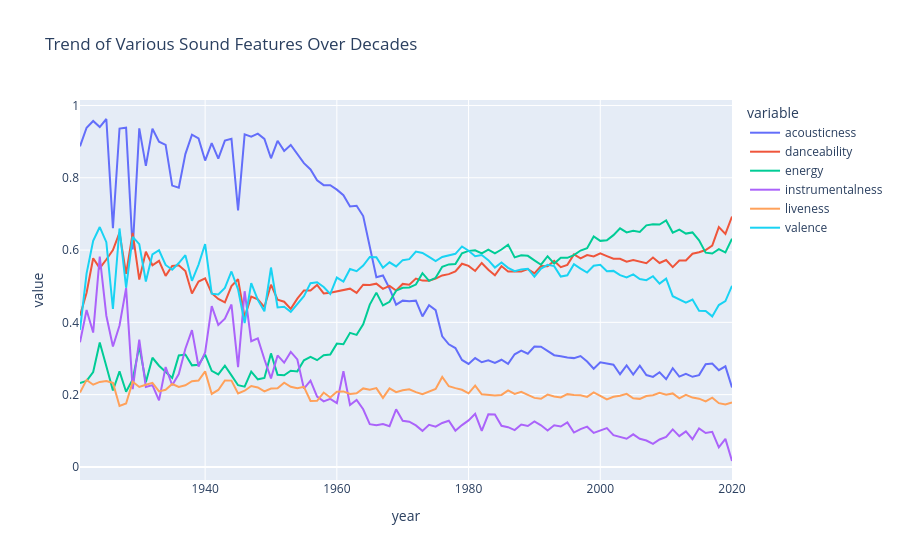
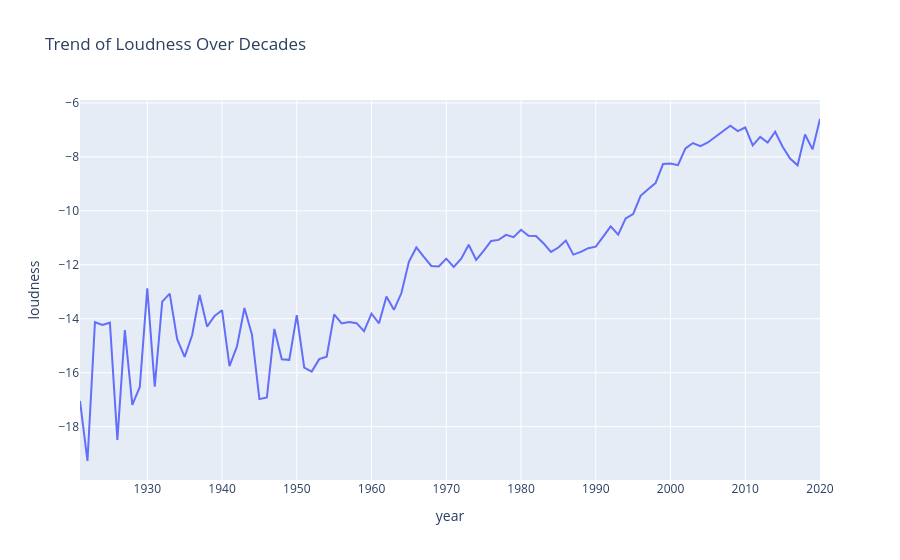
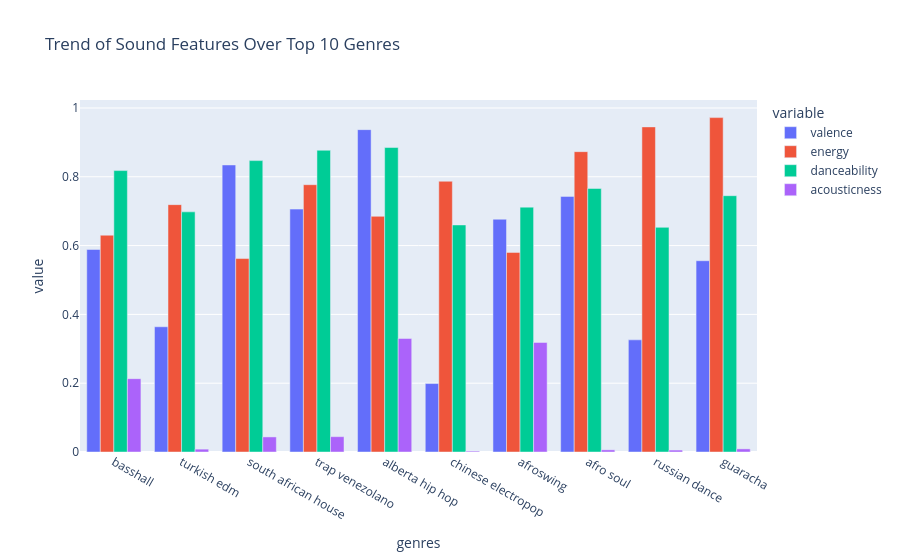

Notebook source saved alongside these figures, in order:
### Code cell
%matplotlib inline
import pandas as pd
import seaborn as sns
import matplotlib.pyplot as plt
import plotly.express as px
from wordcloud import WordCloud, STOPWORDS

# -------------------------
# Phase 1: Load & Prepare Data
# -------------------------

# Load datasets
data = pd.read_csv('data.csv')

genre_data = pd.read_csv('data_by_genres.csv')

year_data = pd.read_csv('data_by_year.csv')

artist_data = pd.read_csv('data_by_artist.csv')

# Display first 2 rows
print("Main Data:")
print(data.head(2))
print("\nGenre Data:")
print(genre_data.head(2))
print("\nYear Data:")
print(year_data.head(2))
print("\nArtist Data:")
print(artist_data.head(2))

# Display info
print("\nInfo for Main Data:")
print(data.info())
print("\nInfo for Genre Data:")
print(genre_data.info())

# Add a 'decade' column to the main dataset
data['decade'] = data['year'].apply(lambda x: f"{int(x)//10*10}s" if pd.notnull(x) else 'Unknown')

# -------------------------
# Phase 2: Visualizations
# -------------------------

# 1. Count plot: Tracks per decade
plt.figure(figsize=(10, 6))
sns.countplot(x='decade', data=data, order=sorted(data['decade'].unique()))
plt.title('Number of Tracks Released Per Decade')
plt.xlabel('Decade')
plt.ylabel('Number of Tracks')
plt.xticks(rotation=45)
plt.tight_layout()
plt.show()

# 2. Line plot: Trends of sound features over years
sound_features = ['acousticness', 'danceability', 'energy', 'instrumentalness', 'liveness', 'valence']
fig1 = px.line(year_data, x='year', y=sound_features, title='Trend of Various Sound Features Over Decades')
fig1.show()

# 3. Line plot: Loudness over years
fig2 = px.line(year_data, x='year', y='loudness', title='Trend of Loudness Over Decades')
fig2.show()

# 4. Top 10 genres by popularity (or count)
if 'popularity' in genre_data.columns:
    top10_genres = genre_data.groupby('genres').mean(numeric_only=True).sort_values(by='popularity', ascending=False).head(10).reset_index()
else:
    top10_genres = genre_data['genres'].value_counts().head(10).reset_index()
    top10_genres.columns = ['genres', 'count']

# If sound feature columns exist, plot them
sound_features_for_genres = ['valence', 'energy', 'danceability', 'acousticness']
if all(feature in genre_data.columns for feature in sound_features_for_genres):
    genre_agg = genre_data.groupby('genres')[sound_features_for_genres].mean().loc[top10_genres['genres']].reset_index()
    fig3 = px.bar(
        genre_agg,
        x='genres',
        y=sound_features_for_genres,
        barmode='group',
        title='Trend of Sound Features Over Top 10 Genres'
    )
    fig3.show()

# 5. Word cloud for genres
comment_words = ' '.join(genre_data['genres'].dropna().astype(str).tolist())
wordcloud_genres = WordCloud(
    width=800, height=800, background_color='white',
    stopwords=STOPWORDS, max_words=40, min_font_size=10
).generate(comment_words)

plt.figure(figsize=(8, 8))
plt.imshow(wordcloud_genres, interpolation='bilinear')
plt.axis('off')
plt.title('Word Cloud of Genres')
plt.show()

# 6. Word cloud for artists
comment_words_artists = ' '.join(artist_data['artists'].dropna().astype(str).tolist())
wordcloud_artists = WordCloud(
    width=800, height=800, background_color='white',
    stopwords=STOPWORDS, max_words=40, min_word_length=3, min_font_size=10
).generate(comment_words_artists)

plt.figure(figsize=(8, 8))
plt.imshow(wordcloud_artists, interpolation='bilinear')
plt.axis('off')
plt.title('Word Cloud of Artists')
plt.show()

# 7. Top 10 artists with most songs
top10_artists = artist_data['artists'].value_counts().head(10)
print("\nTop 10 Artists with Most Songs:")
print(top10_artists)

### Figure 1 — Plotly figure (JSON) as saved in the notebook; plotly's stock layout.template omitted (floating-point values rounded to 4 significant figures)
{"data": [{"hovertemplate": "variable=acousticness<br>year=%{x}<br>value=%{y}<extra></extra>", "legendgroup": "acousticness", "line": {"color": "#636efa", "dash": "solid"}, "marker": {"symbol": "circle"}, "mode": "lines", "name": "acousticness", "orientation": "v", "showlegend": true, "type": "scatter", "x": [1921, 1922, 1923, 1924, 1925, 1926, 1927, 1928, 1929, 1930, 1931, 1932, 1933, 1934, 1935, 1936, 1937, 1938, 1939, 1940, 1941, 1942, 1943, 1944, 1945, 1946, 1947, 1948, 1949, 1950, 1951, 1952, 1953, 1954, 1955, 1956, 1957, 1958, 1959, 1960, 1961, 1962, 1963, 1964, 1965, 1966, 1967, 1968, 1969, 1970, 1971, 1972, 1973, 1974, 1975, 1976, 1977, 1978, 1979, 1980, 1981, 1982, 1983, 1984, 1985, 1986, 1987, 1988, 1989, 1990, 1991, 1992, 1993, 1994, 1995, 1996, 1997, 1998, 1999, 2000, 2001, 2002, 2003, 2004, 2005, 2006, 2007, 2008, 2009, 2010, 2011, 2012, 2013, 2014, 2015, 2016, 2017, 2018, 2019, 2020], "xaxis": "x", "y": [0.8869, 0.9386, 0.9572, 0.9402, 0.9626, 0.6608, 0.9362, 0.9386, 0.6014, 0.9367, 0.833, 0.9358, 0.8999, 0.8911, 0.7784, 0.7723, 0.8654, 0.9193, 0.9087, 0.8476, 0.8957, 0.8529, 0.9028, 0.9077, 0.7097, 0.9199, 0.914, 0.9222, 0.9075, 0.8539, 0.9023, 0.8743, 0.8909, 0.865, 0.8406, 0.8231, 0.7928, 0.7796, 0.7794, 0.7672, 0.7519, 0.7206, 0.7227, 0.6941, 0.6099, 0.5248, 0.5296, 0.4938, 0.4488, 0.4601, 0.4583, 0.46, 0.4165, 0.4472, 0.4338, 0.3615, 0.3393, 0.329, 0.2959, 0.285, 0.3012, 0.2896, 0.2948, 0.2877, 0.2966, 0.2851, 0.3117, 0.322, 0.3134, 0.3329, 0.3328, 0.3208, 0.3091, 0.3062, 0.3025, 0.301, 0.3067, 0.2915, 0.2716, 0.2893, 0.2868, 0.2826, 0.2565, 0.2806, 0.2558, 0.28, 0.2541, 0.2492, 0.2619, 0.2427, 0.2732, 0.25, 0.2575, 0.2493, 0.254, 0.2842, 0.2861, 0.2676, 0.2783, 0.2199], "yaxis": "y"}, {"hovertemplate": "variable=danceability<br>year=%{x}<br>value=%{y}<extra></extra>", "legendgroup": "danceability", "line": {"color": "#EF553B", "dash": "solid"}, "marker": {"symbol": "circle"}, "mode": "lines", "name": "danceability", "orientation": "v", "showlegend": true, "type": "scatter", "x": [1921, 1922, 1923, 1924, 1925, 1926, 1927, 1928, 1929, 1930, 1931, 1932, 1933, 1934, 1935, 1936, 1937, 1938, 1939, 1940, 1941, 1942, 1943, 1944, 1945, 1946, 1947, 1948, 1949, 1950, 1951, 1952, 1953, 1954, 1955, 1956, 1957, 1958, 1959, 1960, 1961, 1962, 1963, 1964, 1965, 1966, 1967, 1968, 1969, 1970, 1971, 1972, 1973, 1974, 1975, 1976, 1977, 1978, 1979, 1980, 1981, 1982, 1983, 1984, 1985, 1986, 1987, 1988, 1989, 1990, 1991, 1992, 1993, 1994, 1995, 1996, 1997, 1998, 1999, 2000, 2001, 2002, 2003, 2004, 2005, 2006, 2007, 2008, 2009, 2010, 2011, 2012, 2013, 2014, 2015, 2016, 2017, 2018, 2019, 2020], "xaxis": "x", "y": [0.4186, 0.482, 0.5773, 0.5499, 0.5739, 0.5999, 0.6483, 0.5343, 0.6477, 0.5182, 0.5952, 0.5578, 0.5703, 0.5287, 0.5559, 0.558, 0.5422, 0.48, 0.5127, 0.5219, 0.4805, 0.4646, 0.4551, 0.5002, 0.5191, 0.4144, 0.4713, 0.4634, 0.4422, 0.5043, 0.4625, 0.457, 0.4374, 0.4656, 0.4881, 0.4878, 0.5035, 0.48, 0.4821, 0.486, 0.4892, 0.4932, 0.4816, 0.5042, 0.5035, 0.507, 0.4927, 0.501, 0.4881, 0.5063, 0.5043, 0.521, 0.5154, 0.5153, 0.521, 0.5298, 0.5333, 0.5408, 0.562, 0.5562, 0.5422, 0.5643, 0.5456, 0.5303, 0.5556, 0.5409, 0.541, 0.5405, 0.5472, 0.5353, 0.5558, 0.5551, 0.5699, 0.5528, 0.559, 0.5878, 0.5768, 0.5862, 0.5822, 0.5909, 0.5833, 0.5762, 0.5758, 0.5677, 0.5723, 0.5682, 0.5634, 0.5792, 0.5642, 0.5725, 0.5529, 0.5709, 0.5711, 0.5899, 0.5938, 0.6002, 0.6122, 0.6635, 0.6448, 0.6929], "yaxis": "y"}, {"hovertemplate": "variable=energy<br>year=%{x}<br>value=%{y}<extra></extra>", "legendgroup": "energy", "line": {"color": "#00cc96", "dash": "solid"}, "marker": {"symbol": "circle"}, "mode": "lines", "name": "energy", "orientation": "v", "showlegend": true, "type": "scatter", "x": [1921, 1922, 1923, 1924, 1925, 1926, 1927, 1928, 1929, 1930, 1931, 1932, 1933, 1934, 1935, 1936, 1937, 1938, 1939, 1940, 1941, 1942, 1943, 1944, 1945, 1946, 1947, 1948, 1949, 1950, 1951, 1952, 1953, 1954, 1955, 1956, 1957, 1958, 1959, 1960, 1961, 1962, 1963, 1964, 1965, 1966, 1967, 1968, 1969, 1970, 1971, 1972, 1973, 1974, 1975, 1976, 1977, 1978, 1979, 1980, 1981, 1982, 1983, 1984, 1985, 1986, 1987, 1988, 1989, 1990, 1991, 1992, 1993, 1994, 1995, 1996, 1997, 1998, 1999, 2000, 2001, 2002, 2003, 2004, 2005, 2006, 2007, 2008, 2009, 2010, 2011, 2012, 2013, 2014, 2015, 2016, 2017, 2018, 2019, 2020], "xaxis": "x", "y": [0.2318, 0.2378, 0.2624, 0.3443, 0.2786, 0.2115, 0.2643, 0.2079, 0.2418, 0.3335, 0.2345, 0.3021, 0.2799, 0.2621, 0.2464, 0.3084, 0.311, 0.281, 0.2827, 0.3109, 0.2656, 0.2561, 0.28, 0.2534, 0.226, 0.2222, 0.2636, 0.2425, 0.2461, 0.3141, 0.2547, 0.2536, 0.2662, 0.2643, 0.2951, 0.3048, 0.2953, 0.3088, 0.311, 0.3411, 0.3395, 0.371, 0.3654, 0.3944, 0.449, 0.4822, 0.4468, 0.457, 0.4876, 0.4956, 0.4964, 0.5045, 0.5361, 0.5147, 0.5232, 0.5538, 0.5603, 0.5614, 0.591, 0.5978, 0.5994, 0.5909, 0.6014, 0.5911, 0.6015, 0.615, 0.5798, 0.5857, 0.584, 0.5716, 0.5594, 0.5829, 0.5626, 0.5788, 0.5786, 0.5861, 0.5987, 0.6052, 0.6375, 0.6254, 0.627, 0.6413, 0.6602, 0.6489, 0.6532, 0.6503, 0.6683, 0.6715, 0.6707, 0.6818, 0.6483, 0.6566, 0.6456, 0.6488, 0.6271, 0.5929, 0.5904, 0.6024, 0.5932, 0.6312], "yaxis": "y"}, {"hovertemplate": "variable=instrumentalness<br>year=%{x}<br>value=%{y}<extra></extra>", "legendgroup": "instrumentalness", "line": {"color": "#ab63fa", "dash": "solid"}, "marker": {"symbol": "circle"}, "mode": "lines", "name": "instrumentalness", "orientation": "v", "showlegend": true, "type": "scatter", "x": [1921, 1922, 1923, 1924, 1925, 1926, 1927, 1928, 1929, 1930, 1931, 1932, 1933, 1934, 1935, 1936, 1937, 1938, 1939, 1940, 1941, 1942, 1943, 1944, 1945, 1946, 1947, 1948, 1949, 1950, 1951, 1952, 1953, 1954, 1955, 1956, 1957, 1958, 1959, 1960, 1961, 1962, 1963, 1964, 1965, 1966, 1967, 1968, 1969, 1970, 1971, 1972, 1973, 1974, 1975, 1976, 1977, 1978, 1979, 1980, 1981, 1982, 1983, 1984, 1985, 1986, 1987, 1988, 1989, 1990, 1991, 1992, 1993, 1994, 1995, 1996, 1997, 1998, 1999, 2000, 2001, 2002, 2003, 2004, 2005, 2006, 2007, 2008, 2009, 2010, 2011, 2012, 2013, 2014, 2015, 2016, 2017, 2018, 2019, 2020], "xaxis": "x", "y": [0.3449, 0.4342, 0.3717, 0.5817, 0.4183, 0.3331, 0.3913, 0.4948, 0.2152, 0.3522, 0.2214, 0.2264, 0.1839, 0.2764, 0.2259, 0.2571, 0.3271, 0.3784, 0.2777, 0.3168, 0.445, 0.3929, 0.4099, 0.4493, 0.2759, 0.4861, 0.3476, 0.3555, 0.2978, 0.245, 0.3084, 0.2884, 0.3183, 0.2974, 0.2166, 0.2388, 0.1945, 0.1812, 0.1881, 0.1765, 0.2646, 0.1715, 0.1854, 0.1596, 0.1184, 0.1151, 0.1189, 0.1128, 0.1595, 0.1276, 0.125, 0.1149, 0.09968, 0.1164, 0.1113, 0.1216, 0.1277, 0.1004, 0.1158, 0.1288, 0.1468, 0.1, 0.1454, 0.1452, 0.1137, 0.1099, 0.102, 0.1172, 0.1132, 0.1258, 0.1151, 0.1007, 0.1153, 0.1119, 0.1233, 0.09505, 0.1047, 0.1113, 0.09407, 0.1012, 0.1072, 0.08805, 0.08305, 0.07793, 0.09019, 0.0777, 0.07296, 0.06366, 0.07587, 0.08298, 0.1038, 0.08521, 0.09837, 0.07657, 0.1068, 0.09398, 0.09709, 0.05422, 0.07764, 0.01638], "yaxis": "y"}, {"hovertemplate": "variable=liveness<br>year=%{x}<br>value=%{y}<extra></extra>", "legendgroup": "liveness", "line": {"color": "#FFA15A", "dash": "solid"}, "marker": {"symbol": "circle"}, "mode": "lines", "name": "liveness", "orientation": "v", "showlegend": true, "type": "scatter", "x": [1921, 1922, 1923, 1924, 1925, 1926, 1927, 1928, 1929, 1930, 1931, 1932, 1933, 1934, 1935, 1936, 1937, 1938, 1939, 1940, 1941, 1942, 1943, 1944, 1945, 1946, 1947, 1948, 1949, 1950, 1951, 1952, 1953, 1954, 1955, 1956, 1957, 1958, 1959, 1960, 1961, 1962, 1963, 1964, 1965, 1966, 1967, 1968, 1969, 1970, 1971, 1972, 1973, 1974, 1975, 1976, 1977, 1978, 1979, 1980, 1981, 1982, 1983, 1984, 1985, 1986, 1987, 1988, 1989, 1990, 1991, 1992, 1993, 1994, 1995, 1996, 1997, 1998, 1999, 2000, 2001, 2002, 2003, 2004, 2005, 2006, 2007, 2008, 2009, 2010, 2011, 2012, 2013, 2014, 2015, 2016, 2017, 2018, 2019, 2020], "xaxis": "x", "y": [0.2057, 0.2407, 0.2275, 0.2352, 0.2377, 0.2324, 0.1685, 0.1753, 0.236, 0.2213, 0.2274, 0.2325, 0.2091, 0.2135, 0.2293, 0.2214, 0.226, 0.2371, 0.2391, 0.2643, 0.2018, 0.2129, 0.2392, 0.2388, 0.203, 0.2108, 0.2238, 0.2197, 0.2089, 0.217, 0.2178, 0.233, 0.2217, 0.2178, 0.2214, 0.1823, 0.1827, 0.2058, 0.1918, 0.2079, 0.2089, 0.2019, 0.2037, 0.2172, 0.2138, 0.2181, 0.1909, 0.2174, 0.207, 0.2123, 0.2149, 0.207, 0.2014, 0.2093, 0.2154, 0.249, 0.2232, 0.2181, 0.2134, 0.2038, 0.2251, 0.201, 0.1989, 0.1977, 0.1992, 0.2119, 0.202, 0.2077, 0.1991, 0.191, 0.1886, 0.2002, 0.1949, 0.1922, 0.2014, 0.1987, 0.1985, 0.1937, 0.2063, 0.1977, 0.187, 0.1939, 0.197, 0.2022, 0.1901, 0.1883, 0.1961, 0.1984, 0.2053, 0.1997, 0.2033, 0.1897, 0.1996, 0.1918, 0.1889, 0.1812, 0.1917, 0.1763, 0.1726, 0.1785], "yaxis": "y"}, {"hovertemplate": "variable=valence<br>year=%{x}<br>value=%{y}<extra></extra>", "legendgroup": "valence", "line": {"color": "#19d3f3", "dash": "solid"}, "marker": {"symbol": "circle"}, "mode": "lines", "name": "valence", "orientation": "v", "showlegend": true, "type": "scatter", "x": [1921, 1922, 1923, 1924, 1925, 1926, 1927, 1928, 1929, 1930, 1931, 1932, 1933, 1934, 1935, 1936, 1937, 1938, 1939, 1940, 1941, 1942, 1943, 1944, 1945, 1946, 1947, 1948, 1949, 1950, 1951, 1952, 1953, 1954, 1955, 1956, 1957, 1958, 1959, 1960, 1961, 1962, 1963, 1964, 1965, 1966, 1967, 1968, 1969, 1970, 1971, 1972, 1973, 1974, 1975, 1976, 1977, 1978, 1979, 1980, 1981, 1982, 1983, 1984, 1985, 1986, 1987, 1988, 1989, 1990, 1991, 1992, 1993, 1994, 1995, 1996, 1997, 1998, 1999, 2000, 2001, 2002, 2003, 2004, 2005, 2006, 2007, 2008, 2009, 2010, 2011, 2012, 2013, 2014, 2015, 2016, 2017, 2018, 2019, 2020], "xaxis": "x", "y": [0.3793, 0.5355, 0.6255, 0.6637, 0.6219, 0.4369, 0.6597, 0.4957, 0.6365, 0.6162, 0.5131, 0.5882, 0.5994, 0.5588, 0.5456, 0.5641, 0.5858, 0.5149, 0.5599, 0.6167, 0.4795, 0.4774, 0.4955, 0.5407, 0.4914, 0.3983, 0.5082, 0.4621, 0.4304, 0.5516, 0.4413, 0.4431, 0.4291, 0.4523, 0.4724, 0.5084, 0.511, 0.4977, 0.4784, 0.5239, 0.5129, 0.5478, 0.5415, 0.5573, 0.581, 0.5801, 0.5508, 0.566, 0.5547, 0.5721, 0.5749, 0.5957, 0.5921, 0.5813, 0.5694, 0.5807, 0.5852, 0.5895, 0.61, 0.5981, 0.583, 0.5864, 0.5721, 0.5516, 0.5656, 0.5509, 0.5415, 0.5465, 0.5483, 0.5265, 0.5487, 0.5591, 0.5556, 0.5266, 0.5302, 0.5609, 0.5486, 0.5377, 0.5565, 0.5595, 0.5415, 0.5424, 0.5305, 0.5245, 0.5325, 0.52, 0.5168, 0.5275, 0.5072, 0.5209, 0.4725, 0.4627, 0.4547, 0.463, 0.4321, 0.4315, 0.4165, 0.4479, 0.4588, 0.501], "yaxis": "y"}], "layout": {"legend": {"title": {"text": "variable"}, "tracegroupgap": 0}, "title": {"text": "Trend of Various Sound Features Over Decades"}, "xaxis": {"anchor": "y", "domain": [0, 1], "title": {"text": "year"}}, "yaxis": {"anchor": "x", "domain": [0, 1], "title": {"text": "value"}}}}

### Figure 2 — Plotly figure (JSON) as saved in the notebook; plotly's stock layout.template omitted (floating-point values rounded to 4 significant figures)
{"data": [{"hovertemplate": "year=%{x}<br>loudness=%{y}<extra></extra>", "legendgroup": "", "line": {"color": "#636efa", "dash": "solid"}, "marker": {"symbol": "circle"}, "mode": "lines", "name": "", "orientation": "v", "showlegend": false, "type": "scatter", "x": [1921, 1922, 1923, 1924, 1925, 1926, 1927, 1928, 1929, 1930, 1931, 1932, 1933, 1934, 1935, 1936, 1937, 1938, 1939, 1940, 1941, 1942, 1943, 1944, 1945, 1946, 1947, 1948, 1949, 1950, 1951, 1952, 1953, 1954, 1955, 1956, 1957, 1958, 1959, 1960, 1961, 1962, 1963, 1964, 1965, 1966, 1967, 1968, 1969, 1970, 1971, 1972, 1973, 1974, 1975, 1976, 1977, 1978, 1979, 1980, 1981, 1982, 1983, 1984, 1985, 1986, 1987, 1988, 1989, 1990, 1991, 1992, 1993, 1994, 1995, 1996, 1997, 1998, 1999, 2000, 2001, 2002, 2003, 2004, 2005, 2006, 2007, 2008, 2009, 2010, 2011, 2012, 2013, 2014, 2015, 2016, 2017, 2018, 2019, 2020], "xaxis": "x", "y": [-17.05, -19.28, -14.13, -14.23, -14.15, -18.49, -14.42, -17.19, -16.53, -12.87, -16.52, -13.36, -13.07, -14.76, -15.41, -14.61, -13.12, -14.29, -13.9, -13.68, -15.76, -15.03, -13.6, -14.58, -16.98, -16.92, -14.38, -15.51, -15.53, -13.86, -15.81, -15.96, -15.5, -15.41, -13.84, -14.18, -14.12, -14.17, -14.46, -13.81, -14.17, -13.18, -13.67, -13.05, -11.89, -11.36, -11.71, -12.04, -12.06, -11.77, -12.08, -11.77, -11.26, -11.82, -11.49, -11.11, -11.08, -10.89, -10.98, -10.7, -10.92, -10.93, -11.2, -11.52, -11.36, -11.1, -11.62, -11.52, -11.38, -11.33, -10.96, -10.58, -10.88, -10.28, -10.12, -9.444, -9.201, -8.971, -8.266, -8.248, -8.305, -7.687, -7.486, -7.602, -7.466, -7.266, -7.045, -6.844, -7.046, -6.91, -7.575, -7.261, -7.472, -7.067, -7.626, -8.061, -8.313, -7.169, -7.722, -6.595], "yaxis": "y"}], "layout": {"legend": {"tracegroupgap": 0}, "title": {"text": "Trend of Loudness Over Decades"}, "xaxis": {"anchor": "y", "domain": [0, 1], "title": {"text": "year"}}, "yaxis": {"anchor": "x", "domain": [0, 1], "title": {"text": "loudness"}}}}

### Figure 3 — Plotly figure (JSON) as saved in the notebook; plotly's stock layout.template omitted (floating-point values rounded to 4 significant figures)
{"data": [{"alignmentgroup": "True", "hovertemplate": "variable=valence<br>genres=%{x}<br>value=%{y}<extra></extra>", "legendgroup": "valence", "marker": {"color": "#636efa", "pattern": {"shape": ""}}, "name": "valence", "offsetgroup": "valence", "orientation": "v", "showlegend": true, "textposition": "auto", "type": "bar", "x": ["basshall", "turkish edm", "south african house", "trap venezolano", "alberta hip hop", "chinese electropop", "afroswing", "afro soul", "russian dance", "guaracha"], "xaxis": "x", "y": [0.5887, 0.364, 0.8343, 0.706, 0.937, 0.199, 0.6766, 0.743, 0.326, 0.556], "yaxis": "y"}, {"alignmentgroup": "True", "hovertemplate": "variable=energy<br>genres=%{x}<br>value=%{y}<extra></extra>", "legendgroup": "energy", "marker": {"color": "#EF553B", "pattern": {"shape": ""}}, "name": "energy", "offsetgroup": "energy", "orientation": "v", "showlegend": true, "textposition": "auto", "type": "bar", "x": ["basshall", "turkish edm", "south african house", "trap venezolano", "alberta hip hop", "chinese electropop", "afroswing", "afro soul", "russian dance", "guaracha"], "xaxis": "x", "y": [0.6302, 0.719, 0.5623, 0.777, 0.685, 0.787, 0.5802, 0.873, 0.945, 0.972], "yaxis": "y"}, {"alignmentgroup": "True", "hovertemplate": "variable=danceability<br>genres=%{x}<br>value=%{y}<extra></extra>", "legendgroup": "danceability", "marker": {"color": "#00cc96", "pattern": {"shape": ""}}, "name": "danceability", "offsetgroup": "danceability", "orientation": "v", "showlegend": true, "textposition": "auto", "type": "bar", "x": ["basshall", "turkish edm", "south african house", "trap venezolano", "alberta hip hop", "chinese electropop", "afroswing", "afro soul", "russian dance", "guaracha"], "xaxis": "x", "y": [0.818, 0.698, 0.847, 0.877, 0.885, 0.66, 0.7117, 0.766, 0.653, 0.745], "yaxis": "y"}, {"alignmentgroup": "True", "hovertemplate": "variable=acousticness<br>genres=%{x}<br>value=%{y}<extra></extra>", "legendgroup": "acousticness", "marker": {"color": "#ab63fa", "pattern": {"shape": ""}}, "name": "acousticness", "offsetgroup": "acousticness", "orientation": "v", "showlegend": true, "textposition": "auto", "type": "bar", "x": ["basshall", "turkish edm", "south african house", "trap venezolano", "alberta hip hop", "chinese electropop", "afroswing", "afro soul", "russian dance", "guaracha"], "xaxis": "x", "y": [0.2132, 0.00829, 0.04383, 0.0446, 0.33, 0.00257, 0.3185, 0.00627, 0.00561, 0.00903], "yaxis": "y"}], "layout": {"barmode": "group", "legend": {"title": {"text": "variable"}, "tracegroupgap": 0}, "title": {"text": "Trend of Sound Features Over Top 10 Genres"}, "xaxis": {"anchor": "y", "domain": [0, 1], "title": {"text": "genres"}}, "yaxis": {"anchor": "x", "domain": [0, 1], "title": {"text": "value"}}}}
